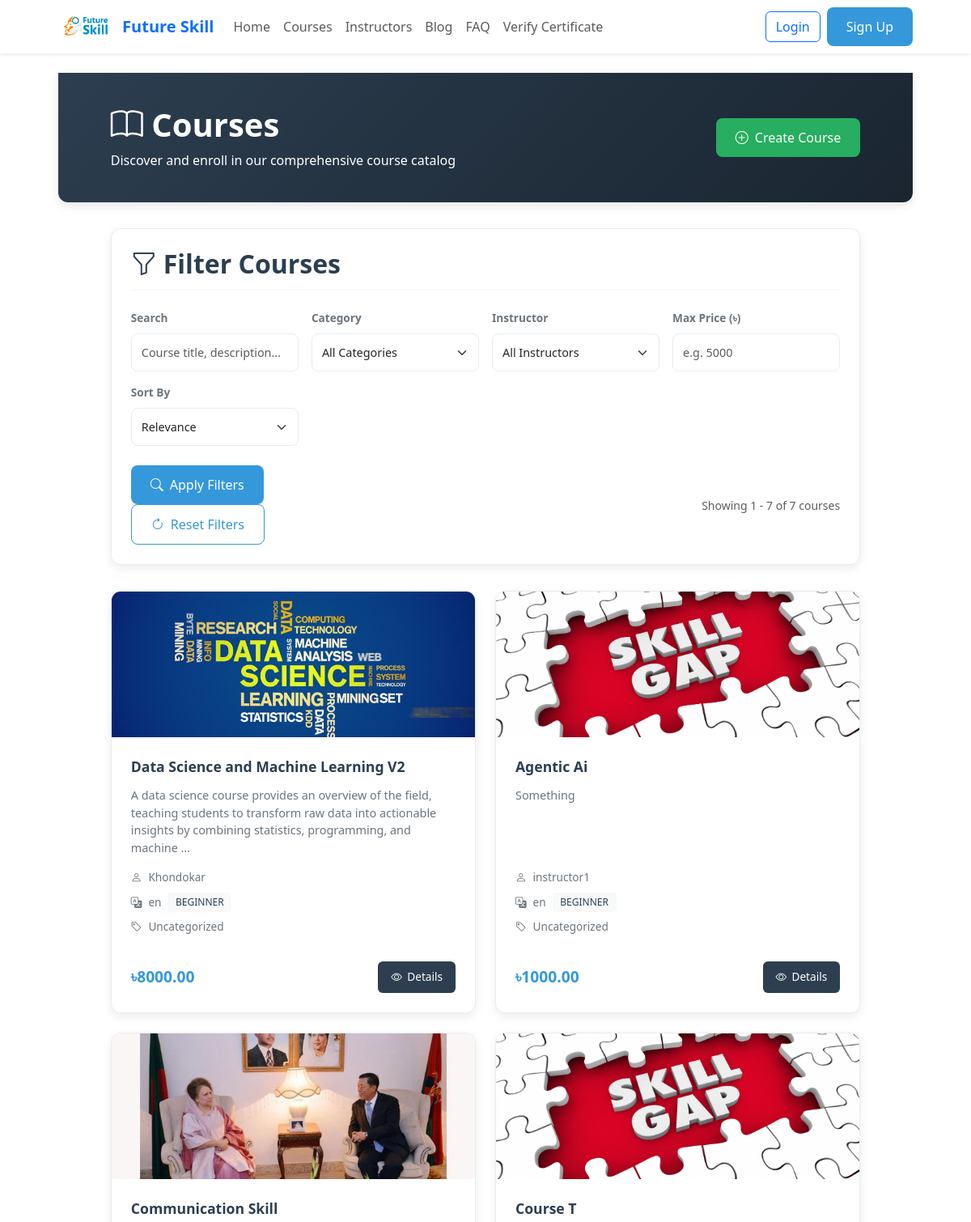
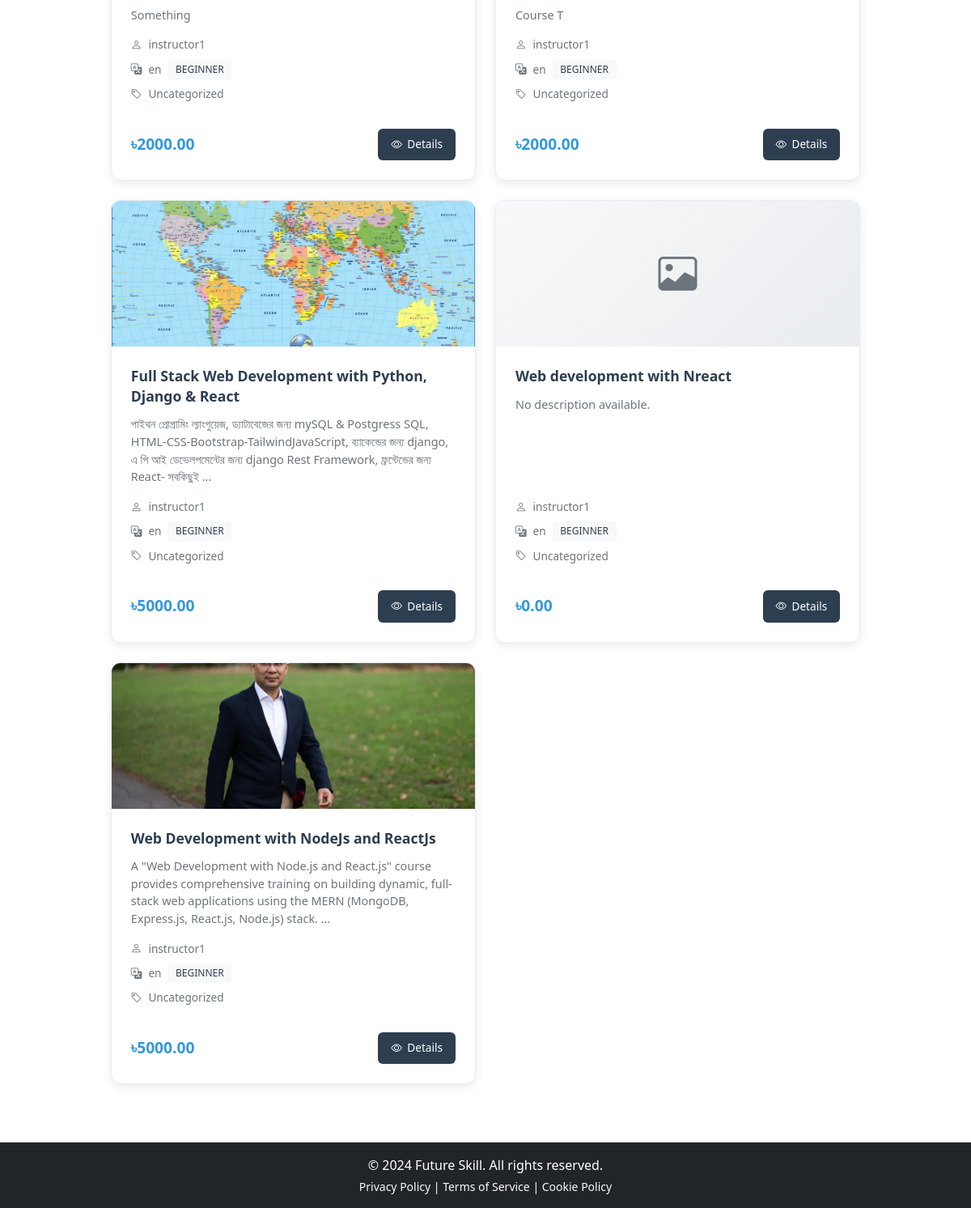
Page /courses/ on the committed database (2 pictures, top to bottom).
### apps/courses/models.py (models this page shows, shortened)
class Course(models.Model):
    STATUS_DRAFT = "draft"
    STATUS_PENDING = "pending"
    STATUS_APPROVED = "approved"
    STATUS_REJECTED = "rejected"
    STATUS_PUBLISHED = "published"
    STATUS_ARCHIVED = "archived"
    STATUS_CHOICES = [
        (STATUS_DRAFT, "Draft"),
        (STATUS_PENDING, "Pending Approval"),
        (STATUS_APPROVED, "Approved"),
        (STATUS_REJECTED, "Rejected"),
        (STATUS_PUBLISHED, "Published"),
        (STATUS_ARCHIVED, "Archived"),
    ]
    LEVEL_BEGINNER = "beginner"
    LEVEL_INTERMEDIATE = "intermediate"
    LEVEL_ADVANCED = "advanced"
    LEVEL_CHOICES = [
        (LEVEL_BEGINNER, "Beginner"),
        (LEVEL_INTERMEDIATE, "Intermediate"),
        (LEVEL_ADVANCED, "Advanced"),
    ]
    title = models.CharField(max_length=255)
    slug = models.SlugField(unique=True, blank=True)
    short_description = models.CharField(max_length=300, blank=True)
    description = models.TextField(blank=True)  # full description
    language = models.CharField(max_length=50, default="en")
    level = models.CharField(max_length=20, choices=LEVEL_CHOICES, default=LEVEL_BEGINNER)
    instructor = models.ForeignKey(
        settings.AUTH_USER_MODEL, on_delete=models.CASCADE, related_name='courses'
    )
    category = models.ForeignKey(Category, on_delete=models.SET_NULL, null=True, blank=True)
    price = models.DecimalField(max_digits=10, decimal_places=2, default=0)
    discount_price = models.DecimalField(max_digits=10, decimal_places=2, null=True, blank=True)
    status = models.CharField(max_length=20, choices=STATUS_CHOICES, default=STATUS_DRAFT)
    status_note = models.TextField(blank=True, help_text="Optional notes for approval/rejection.")
    approved_at = models.DateTimeField(null=True, blank=True)
    approved_by = models.ForeignKey(
        settings.AUTH_USER_MODEL,
        on_delete=models.SET_NULL,
        null=True,
        blank=True,
        related_name="approved_courses",
    )
    published_at = models.DateTimeField(null=True, blank=True)
    thumbnail = models.ImageField(upload_to="course_thumbnails/", blank=True, null=True)
    created_at = models.DateTimeField(auto_now_add=True)
    updated_at = models.DateTimeField(auto_now=True)

### apps/accounts/models.py (models this page shows, shortened)
class User(AbstractUser):
    STUDENT = "student"
    INSTRUCTOR = "instructor"
    ADMIN = "admin"
    LEARNER = "learner"
    ROLE_CHOICES = (
        (STUDENT, "Student"),
        (INSTRUCTOR, "Instructor"),
        (ADMIN, "Admin"),
    )
    role = models.CharField(
        max_length=20,
        choices=ROLE_CHOICES,
        default=STUDENT,
    )
    avatar = models.ImageField(upload_to="avatars/", null=True, blank=True)
    is_approved = models.BooleanField(default=False)

### apps/courses/views.py (the view)
# urls.py: path("", views.course_list, name="course_list"),
def course_list(request):
    search_query = request.GET.get('q', '').strip()
    category_id = request.GET.get('category', '').strip()
    instructor_id = request.GET.get('instructor', '').strip()
    max_price = request.GET.get('price', '').strip()
    courses = (
        Course.objects.filter(status__in=[Course.STATUS_APPROVED, Course.STATUS_PUBLISHED])
        .select_related('instructor', 'category')
        .defer("description")
    )
    if search_query:
        courses = courses.filter(
            Q(title__icontains=search_query) |
            Q(description__icontains=search_query)
        )
    if category_id:
        courses = courses.filter(category__id=category_id)
    if instructor_id:
        courses = courses.filter(instructor__id=instructor_id)
    if max_price:
        try:
            courses = courses.filter(price__lte=float(max_price))
        except ValueError:
            pass  # ignore invalid input gracefully
    sort_by = request.GET.get('sort', '')
    if sort_by == 'newest':
        courses = courses.order_by('-created_at')
    elif sort_by == 'price_low':
        courses = courses.order_by('price')
    elif sort_by == 'price_high':
        courses = courses.order_by('-price')
    paginator = Paginator(courses, 9)  # Show 9 courses per page
    page_number = request.GET.get('page')
    page_obj = paginator.get_page(page_number)
    context = {
        'page_obj': page_obj,
        'categories': Category.objects.all(),
        'instructors': User.objects.filter(role="instructor", is_active=True).distinct(),
        'search_query': search_query,
        'selected_category': category_id,
        'selected_instructor': instructor_id,
        'max_price': max_price,
        'sort_by': sort_by,
    }
    return render(request, 'courses/course_list.html', context)

### templates/courses/course_list.html (shortened to what this page needs)
{% extends "base.html" %}
{% load static %}
{% block content %}
<div class="page-header">
    <div class="container">
        <div class="d-flex justify-content-between align-items-center flex-wrap gap-2">
            <div>
                <h1 class="page-title"><i class="bi bi-book"></i> Courses</h1>
                <p class="mb-0">Discover and enroll in our comprehensive course catalog</p>
            </div>
            <a href="{% url 'courses:course_create' %}" class="btn-success">
                <i class="bi bi-plus-circle"></i> Create Course
            </a>
        </div>
    </div>
</div>
<div class="container">
    <div class="filter-section">
        <div class="filter-header">
            <h2 class="filter-title"><i class="bi bi-funnel"></i> Filter Courses</h2>
        </div>
        <form method="get">
            <div class="filter-grid">
                <div class="filter-group">
                    <label class="filter-label">Search</label>
                    <input type="text" name="q" value="{{ search_query }}" class="form-control" placeholder="Course title, description...">
                </div>
                <div class="filter-group">
                    <label class="filter-label">Category</label>
                    <select name="category" class="form-select">
                        <option value="">All Categories</option>
                    </select>
                </div>
                <div class="filter-group">
                    <label class="filter-label">Instructor</label>
                    <select name="instructor" class="form-select">
                        <option value="">All Instructors</option>
                    </select>
                </div>
                <div class="filter-group">
                    <label class="filter-label">Max Price (&#2547;)</label>
                    <input type="number" name="price" value="{{ max_price }}" class="form-control" placeholder="e.g. 5000">
                </div>
                <div class="filter-group">
                    <label class="filter-label">Sort By</label>
                    <select name="sort" class="form-select">
                        <option value="">Relevance</option>
                    </select>
                </div>
            </div>
            <div class="filter-actions">
                <div>
                    <button type="submit" class="btn-primary">
                        <i class="bi bi-search"></i> Apply Filters
                    </button>
                    <a href="{% url 'courses:course_list' %}" class="btn-outline">
                        <i class="bi bi-arrow-clockwise"></i> Reset Filters
                    </a>
                </div>
                {% if page_obj %}
                    <div class="text-muted small">
                        Showing {{ page_obj.start_index }} - {{ page_obj.end_index }} of {{ page_obj.paginator.count }} courses
                    </div>
                {% endif %}
            </div>
        </form>
    </div>
    {% if page_obj %}
        <div class="courses-grid">
            {% for course in page_obj %}
                <div class="course-card">
                    {% if course.thumbnail %}
                        <img src="{{ course.thumbnail.url }}" class="course-image" alt="{{ course.title }}">
                    {% else %}
                        <div class="course-image-placeholder">
                            <i class="bi bi-image" style="font-size: 3rem;"></i>
                        </div>
                    {% endif %}
                    <div class="course-content">
                        <h3 class="course-title">{{ course.title }}</h3>
                        <p class="course-description">
                            {{ course.short_description|default:course.description|truncatewords:25|default:"No description available." }}
                        </p>
                        <div class="course-meta">
                            <div class="meta-item">
                                <i class="bi bi-person"></i>
                                <span>{{ course.instructor.get_full_name|default:course.instructor.username }}</span>
                            </div>
                            <div class="meta-item">
                                <i class="bi bi-translate"></i>
                                <span>{{ course.language|default:"N/A" }}</span>
                                <span class="meta-badge">{{ course.level }}</span>
                            </div>
                            <div class="meta-item">
                                <i class="bi bi-tag"></i>
                                <span>{% if course.category %}{{ course.category.name }}{% else %}Uncategorized{% endif %}</span>
                            </div>
                        </div>
                        <div class="course-footer">
                            <div class="price-container">
                                {% if course.discount_price %}
                                    <span class="current-price">&#2547;{{ course.discount_price }}</span>
                                    <span class="original-price">&#2547;{{ course.price }}</span>
                                {% else %}
                                    <span class="current-price">&#2547;{{ course.price }}</span>
                                {% endif %}
                            </div>
                            <a href="{% url 'courses:course_detail' course.id %}" class="btn-details">
                                <i class="bi bi-eye"></i> Details
                            </a>
                        </div>
                    </div>
                </div>
            {% endfor %}
        </div>
    {% endif %}
</div>
{% endblock %}

### templates/base.html (shortened to what this page needs)
{% load static i18n %}
<!doctype html>
<html lang="en">
<head>
    <link href="https://cdn.jsdelivr.net/npm/bootstrap@5.3.0/dist/css/bootstrap.min.css" rel="stylesheet">
    <link rel="stylesheet" href="https://cdn.jsdelivr.net/npm/bootstrap-icons@1.10.5/font/bootstrap-icons.css">
    <link rel="stylesheet" href="{% static 'css/style.css' %}">
</head>
<body>
{% if request.user.is_authenticated %}
    {% with role=request.user.role|default_if_none:""|lower %}
        {% if request.user.is_staff or request.user.is_superuser or role == 'admin' %}
            {% include 'partials/header_admin.html' %}
        {% elif role == 'instructor' %}
            {% include 'partials/header_instructor.html' %}
        {% else %}
            {% include 'partials/header_student.html' %}
        {% endif %}
    {% endwith %}
{% else %}
    {% include 'partials/header_loggedout.html' %}
{% endif %}
<main class="py-4 d-flex flex-column" style="min-height: 80vh;">
    <div class="{% block main_container_class %}container-fluid{% endblock %}" style="max-width:90%; margin:0 auto;">
        {% block content %}{% endblock %}
    </div>
</main>
{% include 'partials/footer.html' %}
</body>
</html>

### templates/partials/header_loggedout.html (shortened to what this page needs)
{% load static %}
<header class="navbar navbar-expand-lg navbar-light bg-white sticky-top shadow-sm">
  <div class="container">
    <a class="navbar-brand d-flex align-items-center" href="{% url 'home:home' %}">
      <img src="{% static 'images/logo.png' %}" alt="Future Skill" height="40" class="me-2">
      <span class="fw-bold text-primary">Future Skill</span>
    </a>
    <div class="collapse navbar-collapse" id="navbarNav">
      <ul class="navbar-nav me-auto">
        <li class="nav-item"><a class="nav-link" href="{% url 'home:home' %}">Home</a></li>
        <li class="nav-item"><a class="nav-link" href="{% url 'courses:course_list' %}">Courses</a></li>
        <li class="nav-item"><a class="nav-link" href="{% url 'home:home' %}#instructors">Instructors</a></li>
        <li class="nav-item"><a class="nav-link" href="{% url 'home:home' %}#blog">Blog</a></li>
        <li class="nav-item"><a class="nav-link" href="{% url 'home:home' %}#faq">FAQ</a></li>
        <li class="nav-item"><a class="nav-link" href="{% url 'certificates:verify' %}">Verify Certificate</a></li>
      </ul>
      <div class="d-flex align-items-center">
        {% if user.is_authenticated %}
          {% with role=user.role|default_if_none:""|lower %}
            {% if role == 'instructor' %}
              <a href="{% url 'instructor_tool:dashboard' %}" class="btn btn-outline-primary me-2">Instructor Dashboard</a>
            {% elif role == 'admin' or user.is_staff or user.is_superuser %}
              <a href="{% url 'admin_tools:dashboard' %}" class="btn btn-outline-primary me-2">Admin Dashboard</a>
            {% else %}
              <a href="{% url 'student_tool:dashboard' %}" class="btn btn-outline-primary me-2">Dashboard</a>
            {% endif %}
          {% endwith %}
          <a href="{% url 'accounts:logout' %}" class="btn btn-primary">Logout</a>
        {% else %}
          <a href="{% url 'accounts:login' %}" class="btn btn-outline-primary me-2">Login</a>
          <a href="{% url 'accounts:role_select' %}" class="btn btn-primary">Sign Up</a>
        {% endif %}
      </div>
    </div>
  </div>
</header>

### templates/partials/footer.html
<footer class="bg-dark text-white text-center py-3 mt-auto">
  <div class="container">
    <p class="mb-1">&copy; {{ now.year|default:"2024" }} Future Skill. All rights reserved.</p>
    <p class="mb-0 small">
      <a href="{% url 'home:privacy' %}" class="text-light text-decoration-none">Privacy Policy</a> |
      <a href="{% url 'home:terms' %}" class="text-light text-decoration-none">Terms of Service</a> |
      <a href="{% url 'home:cookies' %}" class="text-light text-decoration-none">Cookie Policy</a>
    </p>
  </div>
</footer>

### rows in the picture
Course: thumbnail (picture), title "Data Science and Machine Learning V2", short_description "A data science course provides an overview of the field, teaching students to transform raw data into actionable insights by combining statistics, programming, and machine …", instructor.get_full_name "Khondokar", language "en", level "BEGINNER", shows "Uncategorized", price "8000.00"
Course: thumbnail (picture), title "Agentic Ai", short_description "Something", instructor.get_full_name "instructor1", language "en", level "BEGINNER", shows "Uncategorized", price "1000.00"
Course: thumbnail (picture), title "Communication Skill", short_description "Something", instructor.get_full_name "instructor1", language "en", level "BEGINNER", shows "Uncategorized", price "2000.00"
Course: thumbnail (picture), title "Course T", short_description "Course T", instructor.get_full_name "instructor1", language "en", level "BEGINNER", shows "Uncategorized", price "2000.00"
Course: thumbnail (picture), title "Full Stack Web Development with Python, Django & React", short_description "পাইথন প্রোগ্রামিং ল্যাংগুয়েজ, ড্যাটাবেজের জন্য mySQL & Postgress SQL, HTML-CSS-Bootstrap-TailwindJavaScript, ব্যাকেন্ডের জন্য django, এ পি আই ডেভেলপমেন্টের জন্য django Rest Framework, ফ্রন্টেন্ডের জন্য React- সবকিছুই …", instructor.get_full_name "instructor1", language "en", level "BEGINNER", shows "Uncategorized", price "5000.00"
Course: title "Web development with Nreact", short_description "No description available.", instructor.get_full_name "instructor1", language "en", level "BEGINNER", shows "Uncategorized", price "0.00"
Course: thumbnail (picture), title "Web Development with NodeJs and ReactJs", short_description "A \"Web Development with Node.js and React.js\" course provides comprehensive training on building dynamic, full-stack web applications using the MERN (MongoDB, Express.js, React.js, Node.js) stack. …", instructor.get_full_name "instructor1", language "en", level "BEGINNER", shows "Uncategorized", price "5000.00"

### other values in the picture
{{ page_obj.start_index }} "1"
{{ page_obj.end_index }} "7"
{{ page_obj.paginator.count }} "7"
{{ now.year|default:"2024" }} "2024"
